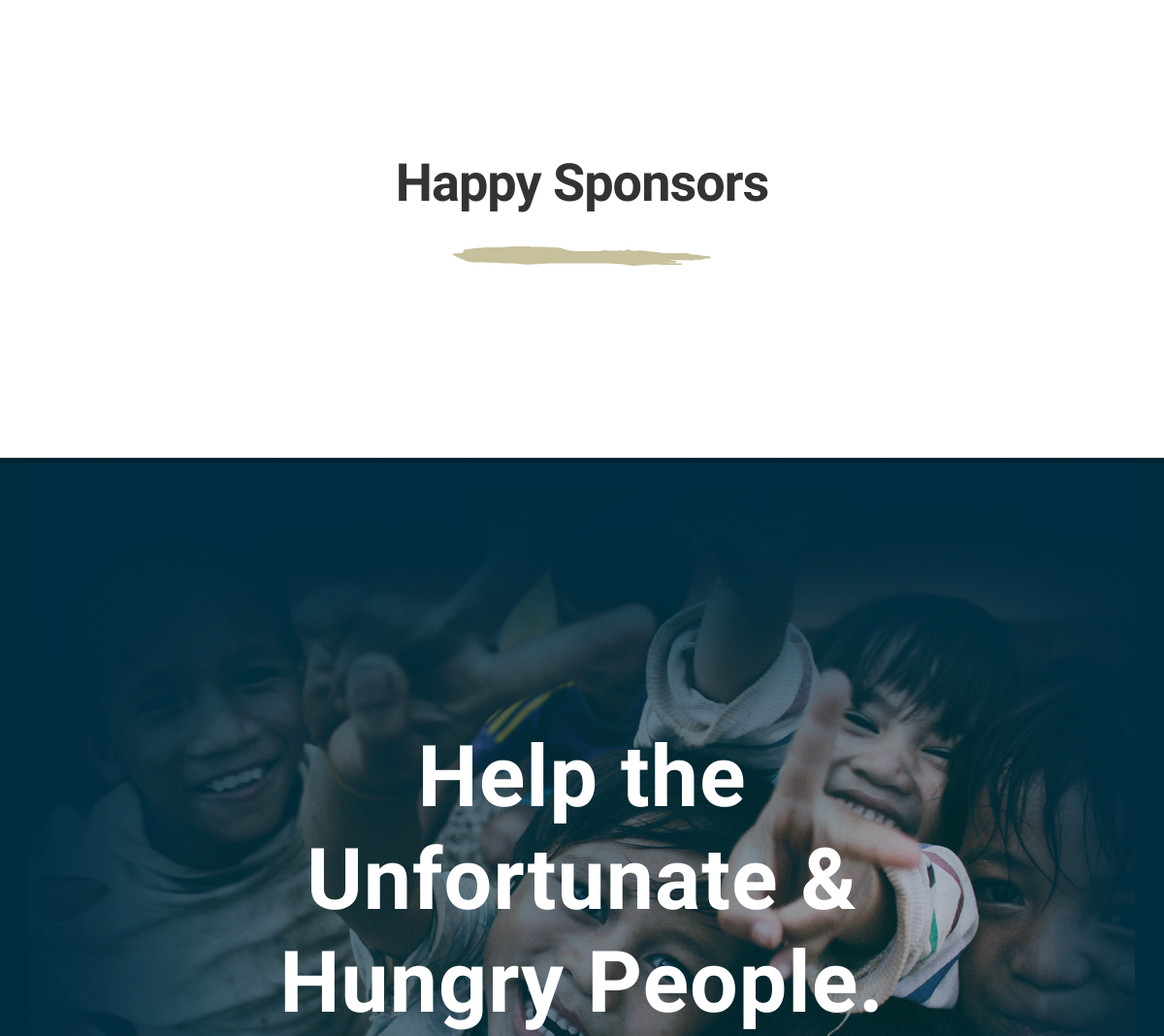
The app's page / (middle part), older data.
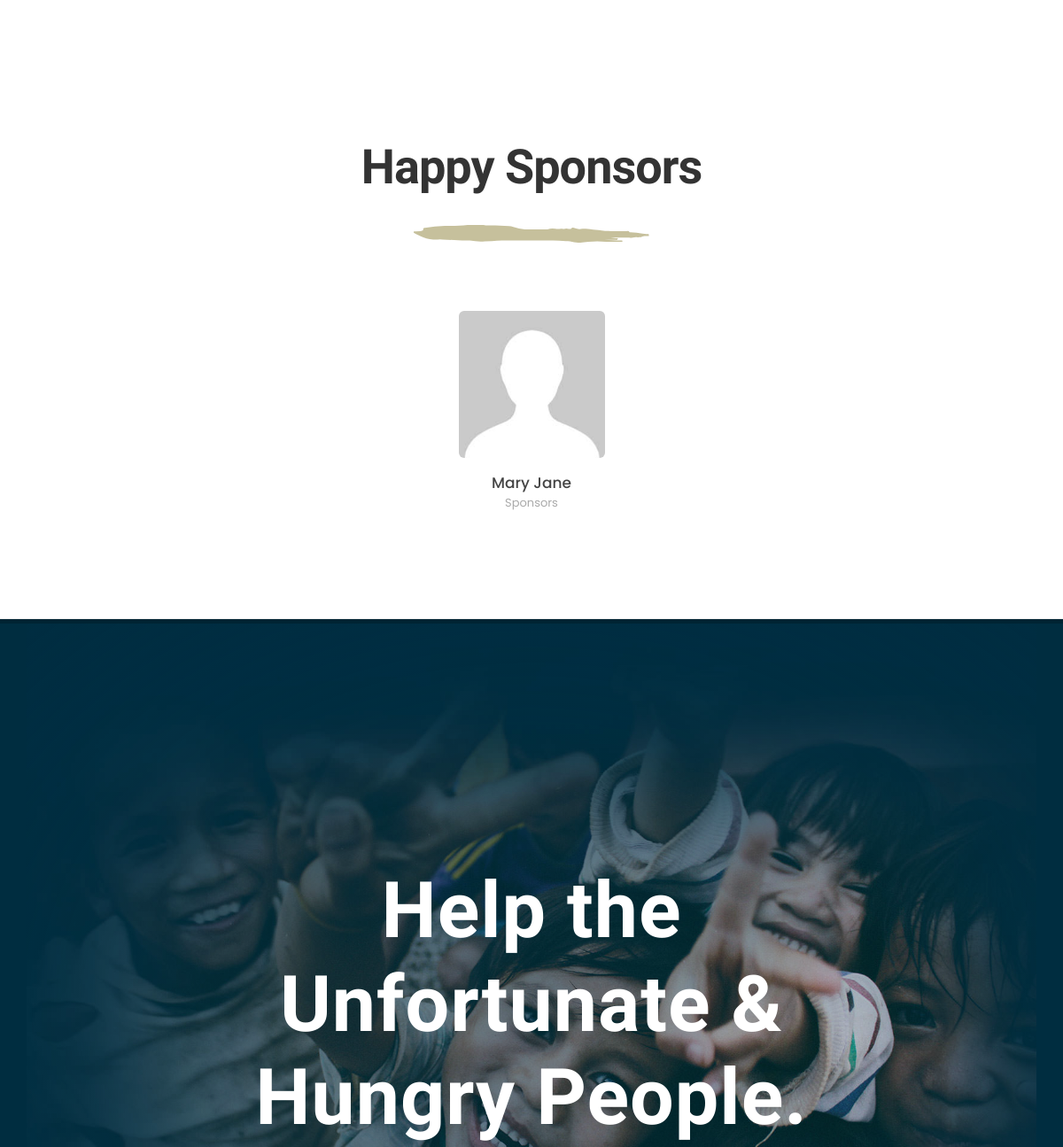
The same page, newer data.
### donate/models.py (models this page shows)
class Sponsor(models.Model):
    first_name = models.CharField(max_length=100)
    last_name = models.CharField(max_length=100)
    user = models.OneToOneField(User, related_name="sponsor", on_delete=models.CASCADE)
    image = models.ImageField(null=True, blank=True, editable=True, upload_to="images/")
    dob = models.DateField(blank=True, null=True)
    phone = models.CharField(blank=True, max_length=15)
    email = models.EmailField(max_length=100, blank=True, null=True)
    address = models.CharField(max_length=200, blank=True, null=True)
    city = models.CharField(max_length=100, blank=True, null=True)
    country = models.CharField(max_length=100, blank=True, null=True)
    created = models.DateTimeField(auto_now_add = True )
    updated = models.DateTimeField(auto_now = True)

### donate/views.py (the view)
# urls.py: path('', views.index, name='index'),
def index(request):
    students = Student.objects.filter(approval="Approved")
    sponsors = Sponsor.objects.all()
    if request.method == "POST":
        name = request.POST['name']
        email = request.POST['email']
        text = request.POST['text']
        message = Message.objects.create(name = name, email=email, text=text)
        message.save()
    return render(request, 'donate/index.html', {'students':students, 'sponsors':sponsors})

### donate/templates/donate/index.html (shortened to what this page needs)
{% load static %}
<!DOCTYPE html>
<html dir="ltr" lang="en-US">
<head>
	<link rel="stylesheet" href="{% static 'donate/css/bootstrap.css' %}" type="text/css" />
	<link rel="stylesheet" href="{% static 'donate/style.css' %}" type="text/css" />
	<link rel="stylesheet" href="{% static 'donate/css/swiper.css' %}" type="text/css" />
	<link rel="stylesheet" href="{% static 'donate/css/dark.css' %}" type="text/css" />
	<link rel="stylesheet" href="{% static 'donate/css/font-icons.css' %}" type="text/css" />
	<link rel="stylesheet" href="{% static 'donate/css/animate.css' %}" type="text/css" />
	<link rel="stylesheet" href="{% static 'donate/css/magnific-popup.css' %}" type="text/css" />
	<link rel="stylesheet" href="{% static 'donate/css/responsive.css' %}" type="text/css" />
	<link rel="stylesheet" href="{% static 'donate/css/calendar.css' %}" type="text/css" />
	<link rel="stylesheet" href="css/colors.php?color=C6C09C" type="text/css" />
	<link rel="stylesheet" href="{% static 'donate/theme/css/fonts.css' %}" type="text/css" />
	<link rel="stylesheet" href="{% static 'donate/theme/nonprofit.css' %}" type="text/css" />
</head>
<body class="stretched">
	<div id="wrapper" class="clearfix">
		<section id="content" style="overflow: visible">
			<div class="content-wrap p-0">
				<div class="section nobg">
					<div class="container clearfix">
						<div class="row justify-content-center mb-5">
							<div class="col-md-7 center">
								<div class="heading-block nobottomborder mb-4">
									<h2 class="mb-4 nott">Happy Sponsors</h2>
								</div>
								<div class="svg-line bottommargin-sm clearfix">
									<img src="{% static 'donate/theme/images/divider-1.svg' %}" alt="svg divider" height="20">
								</div>
							</div>
						</div>
						<div class="row justify-content-around">
							{% for sponsor in sponsors %}
							<div class="col-lg-2 col-md-4 col-6">
								<div class="team ohidden">
									<div class="team-image">
									<img src="{% if student.image %}{{student.image.url}}{% else %}{% static 'donate/images/avatar.jpg' %}{% endif %}" alt="Penny Tool">
									</div>
									<div class="team-desc">
										<h4 class="team-title pt-3 mb-0 t500 nott">{{sponsor.first_name}} {{sponsor.last_name}}<small>Sponsors</small></h4>
									</div>
								</div>
							</div>
							{%endfor%}
						</div>
					</div>
				</div>
			</div>
		</section>
		<footer id="footer" style="background-color: #002D40;">
			<div class="container">
				<div class="footer-widgets-wrap dark clearfix" style="background: radial-gradient(rgba(0,45,64,.5), rgba(0,45,64,.1), rgba(0,45,64,.5)), url('demos/nonprofit/images/others/footer.jpg') repeat center center / cover;  padding: 150px 0">
					<div class="divcenter center" style="max-width: 700px;">
						<h2 class="display-2 t700 text-white mb-0 ls1 font-secondary mb-4"><i class="icon-heart d-block mb-3"></i>Help the Unfortunate &amp; Hungry People.</h2>
					</div>
				</div>
			</div>
		</footer>
	</div>
</body>
</html>

Row changes from the older to the newer data that the page shows:
added Sponsor: first_name "Mary", last_name "Jane"
